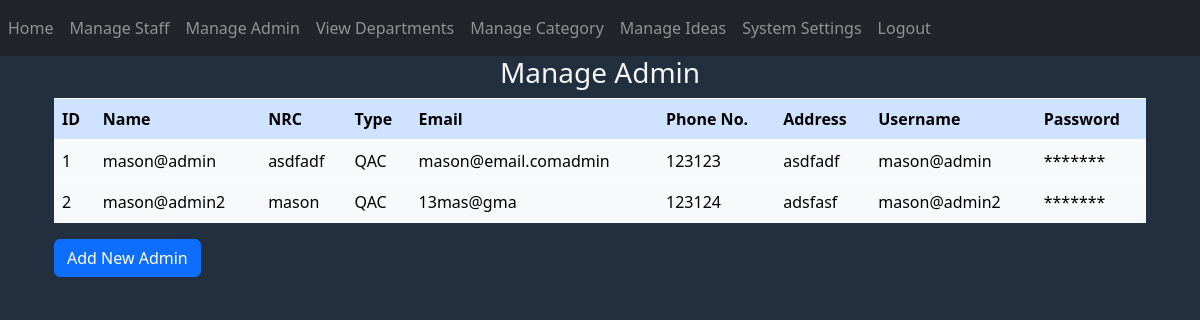
The page /manage-admin (signed in) on the database as committed earlier.
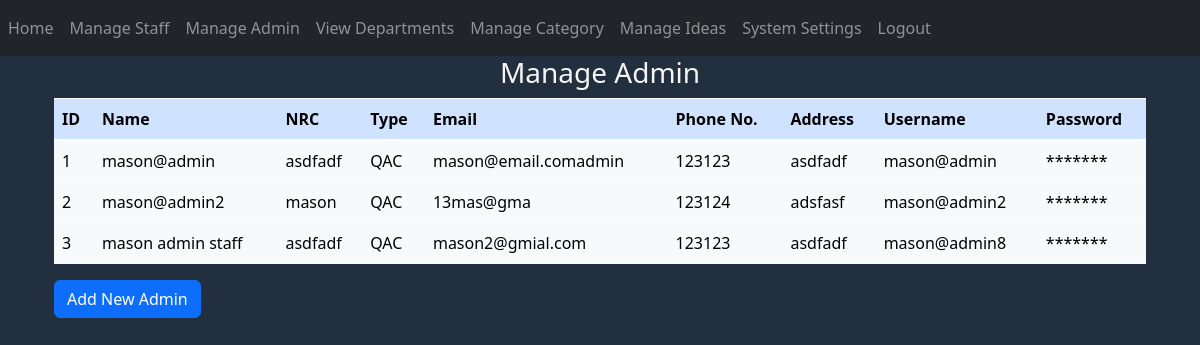
The same page on the database as committed later.
### website/models.py (models this page shows)
class Admin(db.Model, UserMixin):
    id = db.Column(db.Integer, primary_key=True)
    name = db.Column(db.String(150))
    nrc = db.Column(db.String(150))
    type = db.Column(db.String(150))
    email = db.Column(db.String(150), unique=True)
    phone_no = db.Column(db.String(150))
    address = db.Column(db.String(255))
    username = db.Column(db.String(150))
    password = db.Column(db.String(150))
    notification = db.relationship('Notifications')
    setting = db.relationship('Settings')

### website/auth.py (the view)
@auth.route('/manage-admin')
@login_required
def manage_admin():
    q = Admin.query.all()
    admins = q
    return render_template("manage_admin.html", admins=admins, user=current_user)

### website/__init__.py (called while the page is built)
def create_app():
    app = Flask(__name__)
    app.config['SECRET_KEY'] = 'hjshjhdjah kjshkjdhjs'
    app.config['SQLALCHEMY_DATABASE_URI'] = f'sqlite:///{DB_NAME}'
    db.init_app(app)
    from .views import views
    from .auth import auth
    app.register_blueprint(views, url_prefix='/')
    app.register_blueprint(auth, url_prefix='/')
    from .models import Staff, Department, Comments, Category, Notifications, Admin, Ideas, Like, Settings
    with app.app_context():
        db.create_all()
    login_manager = LoginManager()
    login_manager.login_view = 'auth.login'
    login_manager.init_app(app)
    @login_manager.user_loader
    def load_user(id):
        return Staff.query.get(int(id))
    return app

### website/templates/manage_admin.html (shortened to what this page needs)
{% extends "base2.html" %}
{% block content %}
<link href="https://cdn.jsdelivr.net/npm/bootstrap@5.3.0-alpha1/dist/css/bootstrap.min.css" rel="stylesheet"
>
<body style="background-color: #222f3e; color: whitesmoke">
<div class="container">
    <h3 align="center">Manage Admin</h3>
    <table class="table table-light">
        <thead class="table-primary">
            <tr>
                <th>ID</th>
                <th>Name</th>
                <th>NRC</th>
                <th>Type</th>
                <th>Email</th>
                <th>Phone No.</th>
                <th>Address</th>
                <th>Username</th>
                <th>Password</th>
            </tr>
        </thead>
        <tbody>
            {% for admin in admins %}
            <tr>
                <td>{{ admin.id }}</td>
                <td>{{ admin.name }}</td>
                <td>{{ admin.nrc }}</td>
                <td>{{ admin.type }}</td>
                <td>{{ admin.email }}</td>
                <td>{{ admin.phone_no }}</td>
                <td>{{ admin.address }}</td>
                <td>{{ admin.username }}</td>
                <td>*******</td>
            </tr>
            {% endfor %}
        </tbody>
    </table>
    <a href="{{ url_for('auth.new_admin') }}" class="btn btn-primary">Add New Admin</a>
</div>
</body>
{% endblock %}

Rows that differ between the two databases and show on the page:
added Admin: id "3", name "mason admin staff", nrc "asdfadf", type "QAC", email "mason2@gmial.com", phone_no "123123", address "asdfadf", username "mason@admin8"
